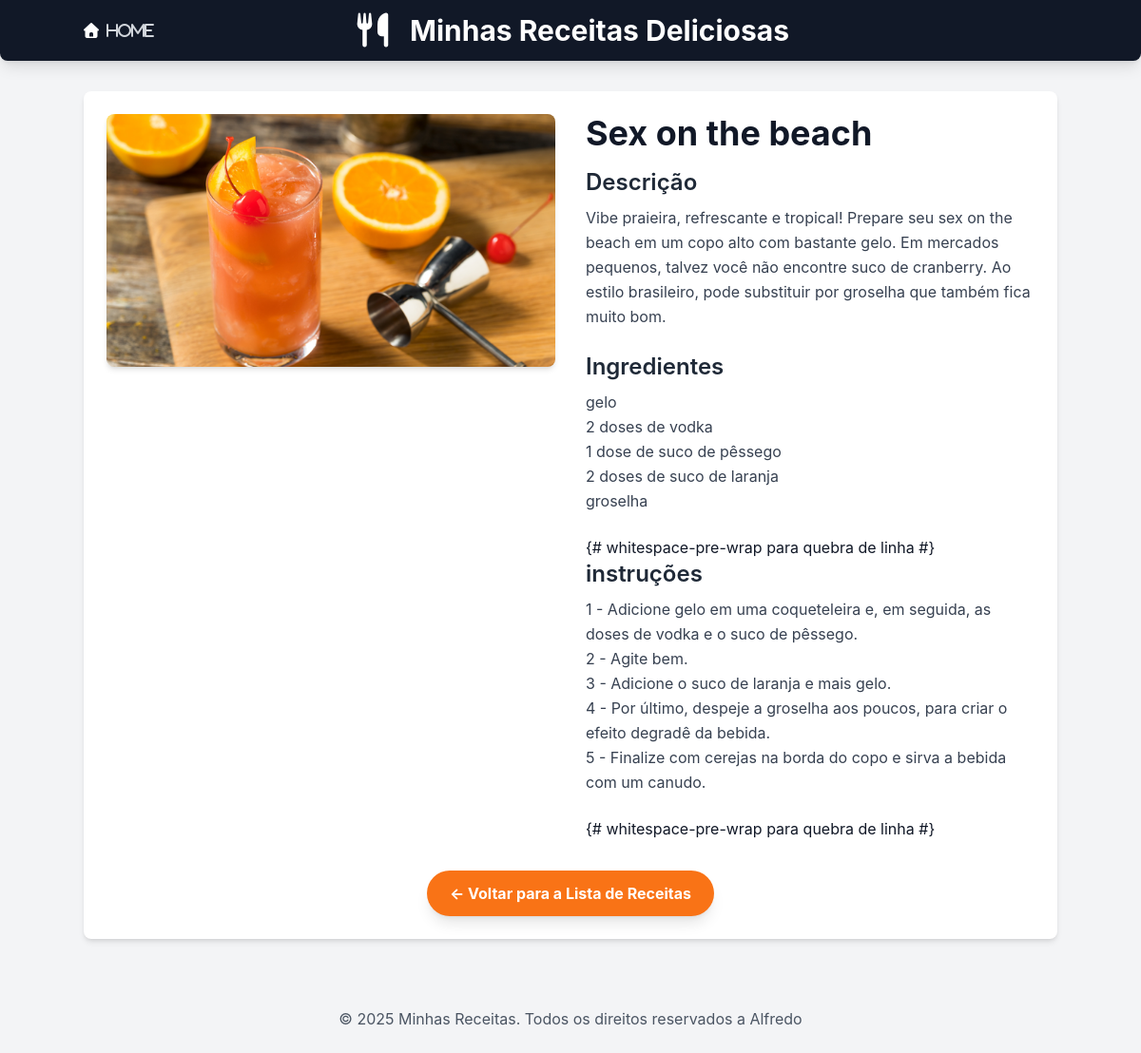
Page /receitas/receita/8/ on the committed database.
### receitas/models.py (models this page shows, shortened)
class Receita(models.Model):
    CATEGORIAS = [
        ('comida', 'Comida'),
        ('sobremesa', 'Sobremesa'),
        ('drink', 'Drink'),
    ]
    title = models.CharField(max_length=200)
    description = models.TextField("Descrição")
    ingredients = models.TextField("Ingredientes")
    instructions = models.TextField("Instruções")
    image = models.ImageField("Imagem", upload_to='receitas/images/', blank=True, null=True)
    categoria = models.CharField("Categoria", max_length=20, choices=CATEGORIAS, default='comida')
    created_at = models.DateTimeField(auto_now_add=True)
    updated_at = models.DateTimeField(auto_now = True)
    class Meta:
        verbose_name = "Receita"
        verbose_name_plural = "Receitas"
        ordering = ['-created_at'] # Ordena as receitas pela data de criação (mais novas primeiro)

### receitas/views.py (the view)
# urls.py: path('receita/<int:id>/', views.receita_detail, name='receita_detail'),
def receita_detail(request, id):
    receita = get_object_or_404(Receita, pk = id)
    context={
        'receita': receita,
    }
    return render(request, 'receitas/receita_detail.html', context)

### receitas/templates/receitas/receita_detail.html (shortened to what this page needs)
{% extends "receitas/base.html" %}
{% block content %}
<div class="flex flex-col md:flex-row gap-8">
    {% if receita.image %}
    <div class="md:w-1/2">
        <img src="{{ receita.image.url }}" alt="[Imagem de {{ receita.title }}]"
            class="w-full h-auto object-cover rounded-lg shadow-md">
    </div>
    {% endif %}
    <div class="md:w-1/2">
        <h2 class="text-4xl font-bold text-gray-900 mb-4">{{ receita.title }}</h2>
        <h3 class="text-2xl font-semibold text-gray-800 mb-2">Descrição</h3>
        <p class="text-gray-700 mb-6 leading-relaxed">{{ receita.description }}</p>
        <h3 class="text-2xl font-semibold text-gray-800 mb-2">Ingredientes</h3>
        <p class="text-gray-700 mb-6 leading-relaxed whitespace-pre-wrap">{{ receita.ingredients }}</p>{#
        whitespace-pre-wrap para quebra de linha #}
        <h3 class="text-2xl font-semibold text-gray-800 mb-2">instruções</h3>
        <p class="text-gray-700 mb-6 leading-relaxed whitespace-pre-wrap">{{ receita.instructions }}</p>{#
        whitespace-pre-wrap para quebra de linha #}
    </div>
</div>
<div class="mt-8 text-center">
    <a href="{% url 'home' %}"
        class="inline-block bg-orange-500 hover:bg-orange-600 text-white font-bold py-3 px-6 rounded-full transition durantion-300 ease-in-out shadow-lg">
        &larr; Voltar para a Lista de Receitas
    </a>
</div>
{% endblock %}

### receitas/templates/receitas/base.html (style rules this page uses)
body { font-family: 'Inter', sans-serif; }

### rows in the picture
Receita: image (picture), title "Sex on the beach", description "Vibe praieira, refrescante e tropical! Prepare seu sex on the beach em um copo alto com bastante gelo. Em mercados pequenos, talvez você não encontre suco de cranberry. Ao estilo brasileiro, pode substituir por groselha que também fica muito bom.", ingredients "gelo 2 doses de vodka 1 dose de suco de pêssego 2 doses de suco de laranja groselha", instructions "1 - Adicione gelo em uma coqueteleira e, em seguida, as doses de vodka e o suco de pêssego. 2 - Agite bem. 3 - Adicione o suco de laranja e mais gelo. 4 - Por último, despeje a groselha aos poucos, para criar o efeito degradê da bebida. 5 - Finalize com cerejas na borda do copo e sirva a bebida com um canudo."
